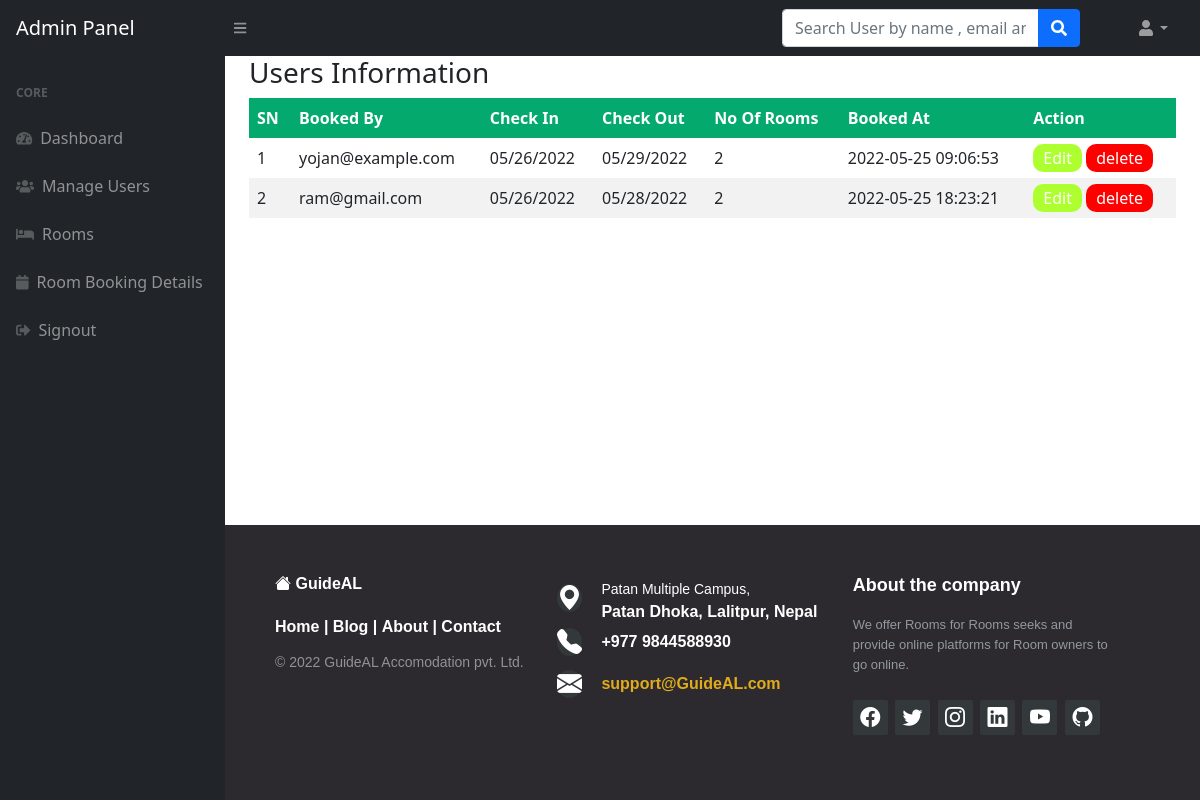
/admin/room_booking_details.php (signed in), run on the app's committed database.
### tables this page shows
CREATE TABLE `room_booking_details` (
  `id` int(11) NOT NULL,
  `room_id` int(255) NOT NULL,
  `checkin_date` varchar(255) NOT NULL,
  `checkout_date` varchar(255) NOT NULL,
  `N0_of_rooms` int(255) NOT NULL,
  `booked_by` varchar(255) NOT NULL,
  `booked_at` varchar(255) NOT NULL DEFAULT current_timestamp()
);

### admin/room_booking_details.php (the view, shortened to what this page needs)
<?php session_start();
include_once('../include/databaseconn.php');
if (strlen($_SESSION['adminid']==0)) {
  header('location:include/logout.php');
  } else{
?>
<!DOCTYPE html>
<html lang="en">
    <head>
        <link href="https://cdn.jsdelivr.net/npm/simple-datatables@latest/dist/style.css" rel="stylesheet" />
        <link href="../styles.css" rel="stylesheet" />
    </head>
    <body class="sb-nav-fixed">
   <?php include_once('include/navbar.php');?>
        <div id="layoutSidenav">
          <?php include_once('include/sidebar.php');?>
            <div id="layoutSidenav_content">
                <main>
                    <div class="container-fluid px-4">
<?php
 $sql = "select * from room_booking_details order by booked_at asc ";
 $result = $connection -> query($sql);
 $data =[];
 if($result -> num_rows > 0){
     while($row = $result -> fetch_assoc()){
         array_push($data, $row);
     }
 }?>
                    <h3>Users Information</h3>
   <table>
         <thread>
             <tr>
                 <th>SN</th>
                 <th>Booked By</th>
                 <th>Check In </th>
                 <th>Check Out</th>
                 <th>No Of Rooms</th>
                 <th>Booked At</th>
                 <th>Action</th>
             </tr>
             <tbody>
                 <?php if(count($data) > 0) {?>
                    <?php foreach($data as $key => $record){?>
                 <tr>
                     <td><?php echo  $key + 1;?></td>
                     <td><?php echo $record['booked_by'] ;?></td>
                     <td><?php echo $record['checkin_date'] ;?></td>
                     <td><?php echo $record['checkout_date'] ;?></td>
                     <td><?php echo $record['N0_of_rooms'] ;?></td>
                     <td><?php echo $record['booked_at'] ;?></td>
                     <td class="action_column">
                        <a href="cancel_booking.php?id=<?php echo $record['room_id'];?>"
                        class="view">Edit</a>
                        <a href="cancel_booking.php?id=<?php echo $record['room_id'];?>"
                        class="delete" onclick="return confirm('Are you sure to delete this user!');">delete</a>
                     </td>
                 </tr>
                 <?php };?>
                 <?php } else {?>
                    <tr>
                        <td colspan="6">NO categories found in database</td>
                    </tr>
                    <?php };?>
             </tbody>
         </thread>
     </table>
                    </div>
                </main>
             <?php include_once('../include/footer.php'); ?>
    </body>
</html>
<?php } ?>

### admin/room_booking_details.php (style rules this page uses)
table { border-collapse: collapse; width: 100%; }
th, td { text-align: left; padding: 8px; }
tr:nth-child(even) { background-color: #f2f2f2; }
th { background-color: #04AA6D; color: white; }
.action_column a { color: white; border: none; border-radius: 10px; padding: 3px 10px; text-decoration: none; }
.action_column a.view { background-color: greenyellow; }
.action_column a.delete { background-color: red; }

### data on the page
room_booking_details: booked_by "yojan@example.com", checkin_date "05/26/2022", checkout_date "05/29/2022", N0_of_rooms "2", booked_at "2022-05-25 09:06:53"
room_booking_details: booked_by "ram@gmail.com", checkin_date "05/26/2022", checkout_date "05/28/2022", N0_of_rooms "2", booked_at "2022-05-25 18:23:21"
